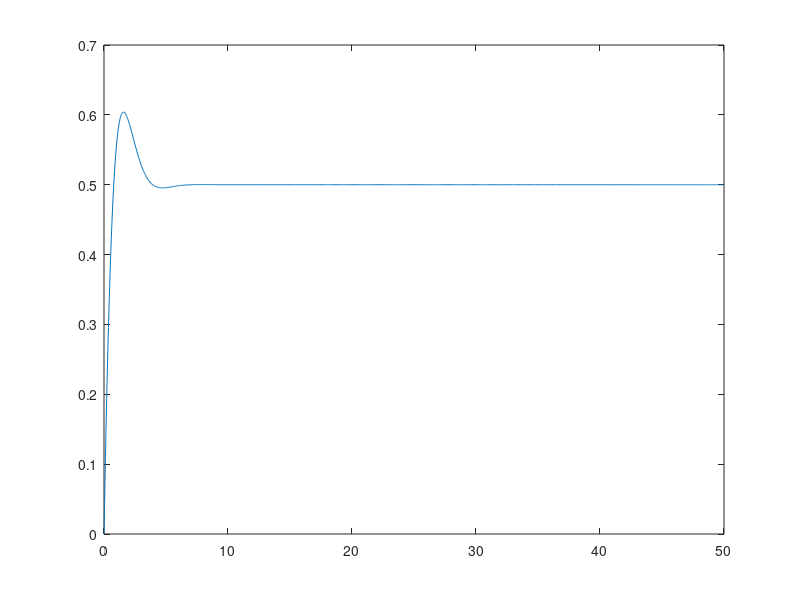

Source code (MATLAB):
clear all
format long g
N         = 1000;
xx0       = 0;
xxf       = 50;
n         = 0:N;
x         = -cos(pi*n'/N);
# Transformation to [xx0, xxf]
xx        = (xxf-xx0)/2*(x+1);
T         = cos(acos(x)*n);
# Now for arrays that do not include the endpoints
xsub      = x(2:N);
Tsub      = T(2:N,:);
Usub      = diag(1./sqrt(1-xsub.^2))*sin(acos(xsub)*n);
dTsub     = Usub*diag(n);
# Add the endpoints
dT        = [-(n.^2).*(-1).^(n); dTsub ; (n).^2];
# LHS without a (coefficient vector)
H         = 2/(xxf-xx0)*dT;
# RHS, essentially what we're trying to integrate
F         = cos(xx).*exp(-xx);
# Initial condition
H(1,:)    = T(1,:);
F(1)      = 0;
# coefficient vector
a         = H\F;
# solution vector
y         = T*a;
y         = y-y(1);
yexact    = 1/2*exp(-xx).*(sin(xx)-cos(xx));
yexact    = yexact-yexact(1);
err       = abs(yexact-y);
errrms    = sqrt(err'*err)
plot(xx,y)
#t         = linspace(0,100,1000001)';
#yode      = lsode("g", 0, t);
#yode(end)